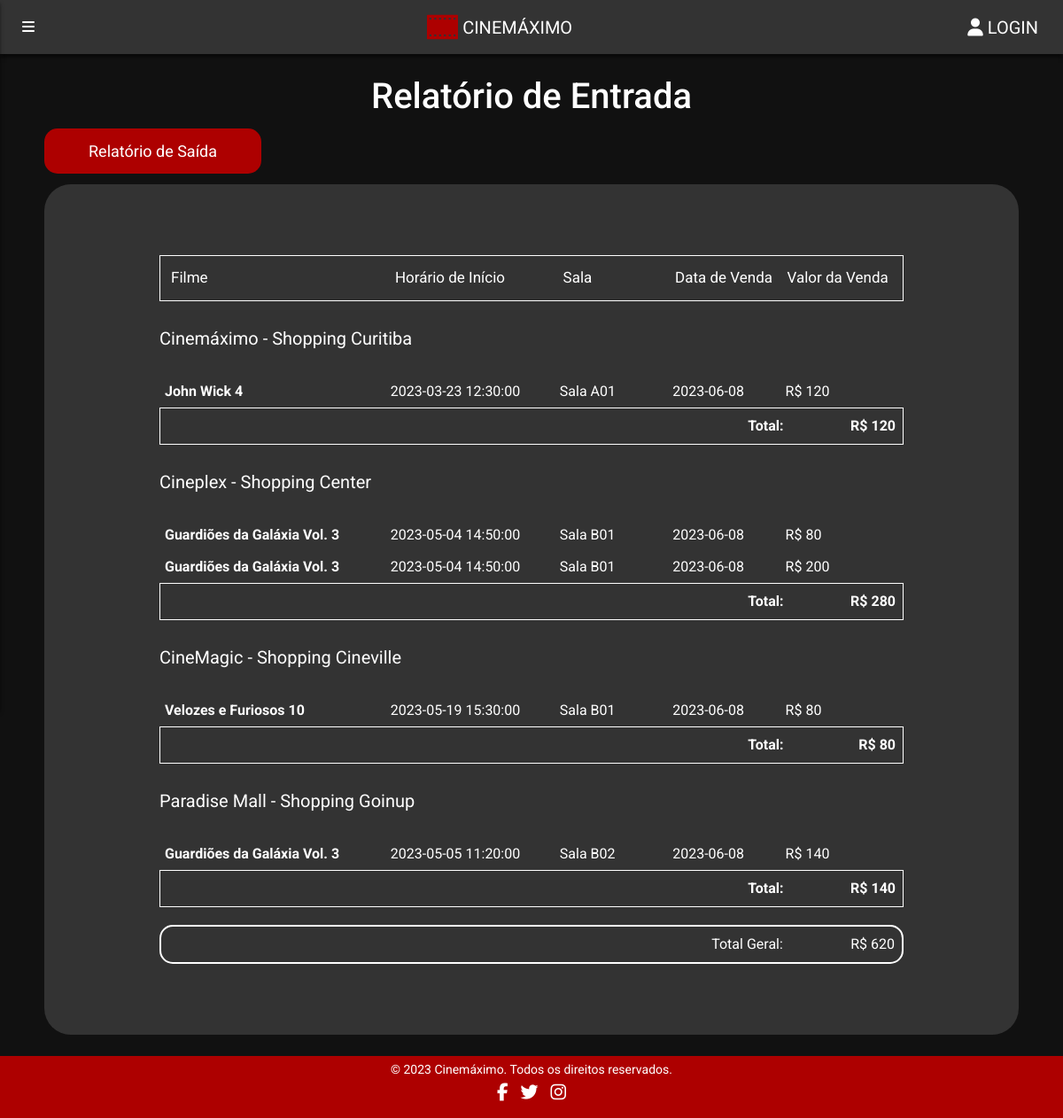
Page /html/relatorio/relatorio-entrada.php on the committed database.
### tables this page shows
CREATE TABLE Cinema (
idCinema INT PRIMARY KEY AUTO_INCREMENT,
nome VARCHAR(255),
endereco VARCHAR(255),
telefone VARCHAR(255)
);

CREATE TABLE Filme (
idFilme INT PRIMARY KEY AUTO_INCREMENT,
titulo VARCHAR(255),
sinopse TEXT,
dataLancamento DATE,
duracao INT,
urlPoster VARCHAR(500),
idFornecedor INT,
FOREIGN KEY (idFornecedor) REFERENCES Fornecedor(idFornecedor)
);

CREATE TABLE Sessao (
idSessao INT PRIMARY KEY AUTO_INCREMENT,
horarioInicio DATETIME,
idFilme INT,
idSala INT,
FOREIGN KEY (idFilme) REFERENCES Filme(idFilme),
FOREIGN KEY (idSala) REFERENCES Sala(idSala)
);

CREATE TABLE Sala (
idSala INT PRIMARY KEY AUTO_INCREMENT,
nome VARCHAR(255),
idCinema INT,
FOREIGN KEY (idCinema) REFERENCES Cinema(idCinema)
);

CREATE TABLE Ingresso (
idIngresso INT PRIMARY KEY AUTO_INCREMENT,
dataVenda DATE,
custoVenda DECIMAL,
idSessao INT,
idCliente INT,
FOREIGN KEY (idSessao) REFERENCES Sessao(idSessao),
FOREIGN KEY (idCliente) REFERENCES Cliente(idCliente)
);

### config.php (called while the page is built, shortened)
<?php
function GerarConexao() {
    $endereco = "localhost";
    $usuario = "root";
    $senha = "";
    $banco = "ProjetoCinema";
    $con = new mysqli ($endereco, $usuario, $senha, $banco);
    $con->set_charset("utf8");
    return $con;
}
function Buscar($sql) {
    $conexao = GerarConexao();
    $resultado = mysqli_query($conexao, $sql);
    return mysqli_fetch_all($resultado, MYSQLI_ASSOC);
}
?>

### html/relatorio/relatorio-entrada.php (the view, shortened to what this page needs)
<?php
require("../../config.php");
$resultado = BuscarResultados();
function BuscarResultados()
{
    $entradas = BuscarEntradas();
    $resultado = array();
    foreach ($entradas as $entrada) {
        if (!isset($resultado[$entrada['idCinema']]['filmes'])) {
            $resultado[$entrada['idCinema']]['filmes'] = array();
            $resultado[$entrada['idCinema']]['soma'] = 0;
        }
        array_push($resultado[$entrada['idCinema']]['filmes'], $entrada);
        $resultado[$entrada['idCinema']]['nomeCinema'] = $entrada['nomeCinema'];
        $resultado[$entrada['idCinema']]['soma'] += $entrada['custoVenda'];
    }
    return $resultado;
}
function BuscarEntradas()
{
    $sql = "SELECT
            Cinema.idCinema,
            Cinema.nome AS 'nomeCinema',
            Filme.idFilme,
            Filme.titulo,
            Sessao.idSessao,
            Sessao.horarioInicio,
            Sala.idSala,
            Sala.nome,
            Ingresso.idIngresso,
            Ingresso.dataVenda,
            Ingresso.custoVenda
        FROM Cinema
        INNER JOIN Sala
        ON Sala.idSala = Cinema.idCinema
        INNER JOIN Sessao
        ON Sessao.idSala = Sala.idSala
        INNER JOIN Filme
        ON Filme.idFilme = Sessao.idFilme
        INNER JOIN Ingresso
        ON Ingresso.idSessao = Sessao.idSessao;";
    $entradas = Buscar($sql);
    return $entradas;
}
?>
<!DOCTYPE html>
<html lang="en">
<head>
    <link rel="stylesheet" href="/Projeto-Cinema/css/compartilhado/base.css">
    <link rel="stylesheet" href="/Projeto-Cinema/css/compartilhado/header.css">
    <link rel="stylesheet" href="/Projeto-Cinema/css/compartilhado/footer.css">
    <link rel="stylesheet" href="/Projeto-Cinema/css/compartilhado/componentes.css">
    <link rel="stylesheet" href="/Projeto-Cinema/css/compartilhado/listas.css">
    <link rel="stylesheet" href="/Projeto-Cinema/css/compartilhado/barra-lateral.css">
    <link rel="stylesheet" href="/Projeto-Cinema/css/telas/relatorio-entrada.css">
    <link href="https://cdn.jsdelivr.net/npm/bootstrap@5.3.0-alpha1/dist/css/bootstrap.min.css" rel="stylesheet">
</head>
<body>
    <div class="conteudo">
        <h1 class="text-center my-4" style="color: var(--branco);">Relatório de Entrada</h1>
        <a class="botao-componente" href="relatorio-saida.php">Relatório de Saída</a>
        <div class="lista fundo-cinza my-4">
            <div class="lista">
                <div class="cabecalho">
                    <div class="cabecalho-item">Filme</div>
                    <div class="cabecalho-item">Horário de Início</div>
                    <div class="cabecalho-item">Sala</div>
                    <div class="cabecalho-item">Data de Venda</div>
                    <div class="cabecalho-item">Valor da Venda</div>
                </div>
                <?php
                $totalGeral = 0;
                foreach ($resultado as $linha) {
                    echo "<div class='cinema-nome'>{$linha['nomeCinema']}</div>";
                    foreach ($linha['filmes'] as $entrada) {
                        echo "<div class='venda'>
                <div class='filme'>{$entrada['titulo']}</div>
                <div class='horario'>{$entrada['horarioInicio']}</div>
                <div class='sala'>{$entrada['nome']}</div>
                <div class='data'>{$entrada['dataVenda']}</div>
                <div class='custo'>R$ {$entrada['custoVenda']}</div>
            </div>";
                        $totalGeral += $entrada['custoVenda'];
                    }
                    echo "<div class='total-cinema'>
            <div></div>
            <div></div>
            <div></div>
            <div class='total-texto'>Total:</div>
            <div class='total-valor'>R$ {$linha['soma']}</div>
        </div>";
                }
                echo "<div class='total-geral'>
        <div></div>
        <div></div>
        <div></div>
        <div class='total-texto'>Total Geral:</div>
        <div class='total-valor'>R$ {$totalGeral}</div>
    </div>";
                ?>
            </div>
        </div>
</body>
</html>

### css/compartilhado/base.css (style rules this page uses)
:root { --cor-60: #111111; --cor-30: #333333; --cor-10: #AD0000; --branco: #FFFFFF; }
body { background: var(--cor-60) !important; font-family: 'Roboto', sans-serif !important; margin: 0; color: var(--branco); position: relative; min-height: 100vh; }
.conteudo { padding-bottom: 70px; }

### css/compartilhado/componentes.css (style rules this page uses)
.fundo-cinza { background-color: var(--cor-30); border-radius: 30px; }
.botao-componente { padding: 15px 50px; margin-left: 50px; border-radius: 15px; background-color: var(--cor-10); color: var(--branco); font-size: 18px; text-align: center; text-decoration: none; transition: ease 0.2s; }

### css/compartilhado/listas.css (style rules this page uses)
.lista { color: var(--branco); padding: 2.5rem; margin-right: 50px; margin-left: 50px; }

### css/telas/relatorio-entrada.css (style rules this page uses)
.cabecalho { display: grid; grid-template-columns: 1fr 0.75fr 0.5fr 0.5fr 0.5fr; border: solid 1px; padding: 8px; }
.cabecalho-item { padding: 4px; font-size: 17px; }
.cinema-nome { font-size: 20px; margin-top: 27px; margin-bottom: 27px; }
.venda { display: grid; grid-template-columns: 1fr 0.75fr 0.5fr 0.5fr 0.5fr; padding: 6px; }
.filme { font-weight: bold; }
.total-cinema { display: grid; grid-template-columns: 1fr 0.75fr 0.5fr 0.5fr 0.5fr; padding: 8px; border: solid 1px; font-weight: bold; text-align: right; }
.total-texto { text-align: right; }
.total-valor { text-align: right; }
.total-geral { display: grid; grid-template-columns: 1fr 0.75fr 0.5fr 0.5fr 0.5fr; padding: 8px; border: solid 2px; border-radius: 15px; margin-top: 20px; }

### rows in the picture
cinema: nome "Cinemáximo - Shopping Curitiba", filme.titulo "John Wick 4", sessao.horarioInicio "2023-03-23 12:30:00", sala.nome "Sala A01", ingresso.dataVenda "2023-06-08", ingresso.custoVenda "120"
cinema: filme.titulo "Guardiões da Galáxia Vol. 3", sessao.horarioInicio "2023-05-04 14:50:00", sala.nome "Sala B01", ingresso.dataVenda "2023-06-08", ingresso.custoVenda "80", ingresso.custoVenda "200"
cinema: nome "CineMagic - Shopping Cineville", filme.titulo "Velozes e Furiosos 10", sessao.horarioInicio "2023-05-19 15:30:00", sala.nome "Sala B01", ingresso.dataVenda "2023-06-08", ingresso.custoVenda "80"
cinema: nome "Paradise Mall - Shopping Goinup", filme.titulo "Guardiões da Galáxia Vol. 3", sessao.horarioInicio "2023-05-05 11:20:00", sala.nome "Sala B02", ingresso.dataVenda "2023-06-08", ingresso.custoVenda "140"

### other values in the picture
$linha['nomeCinema'] "Cineplex - Shopping Center"
$linha['soma'] "280"
$totalGeral "620"
